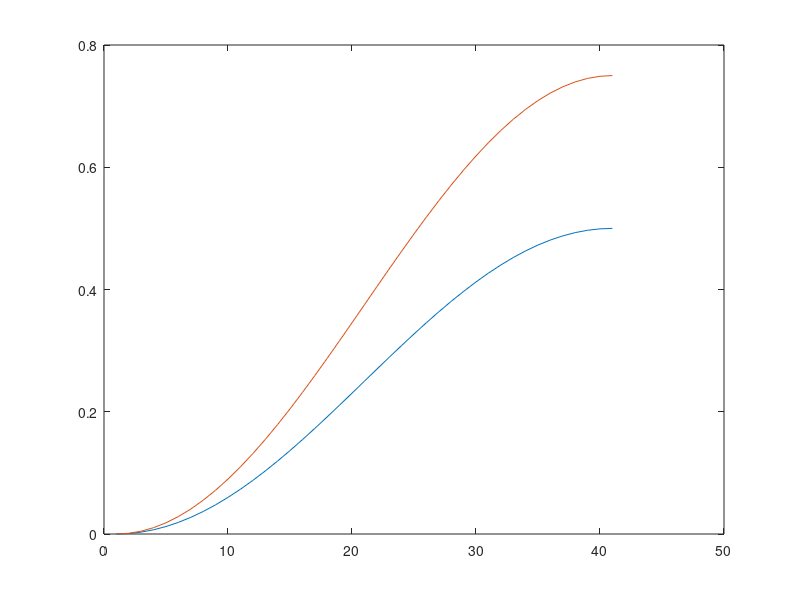
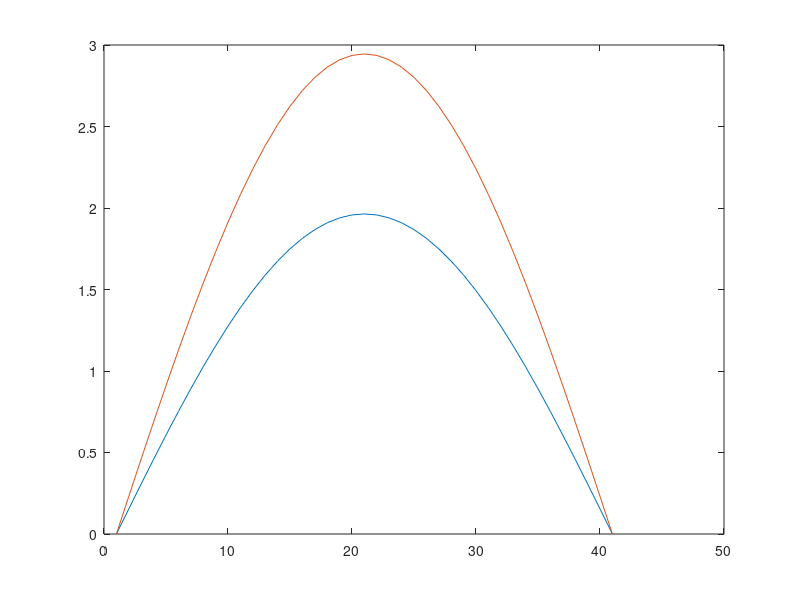
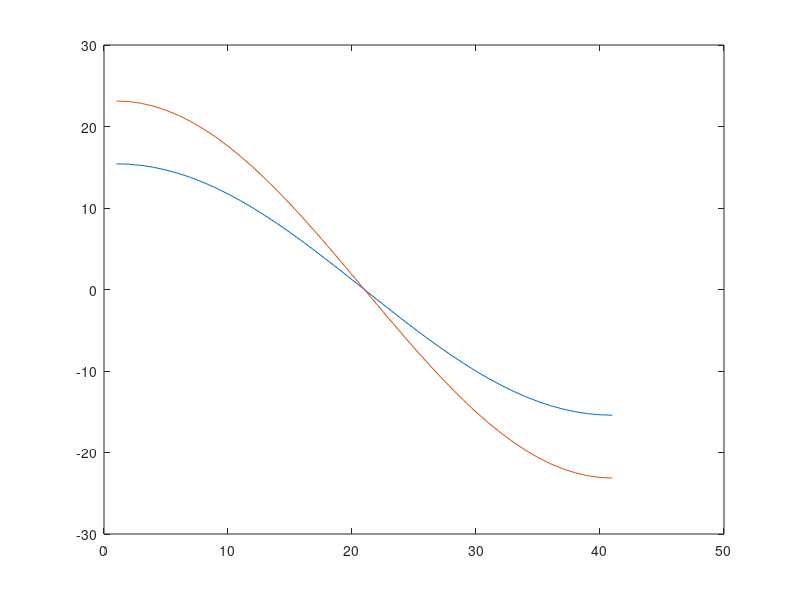

These charts were generated, in order, by the following MATLAB code:
close all

start = 0;
goal = 0.5;
goal1 = 0.75;

w = pi/0.4;

pos = [];
vel = [];
acc = [];

pos1 = [];
vel1 = [];
acc1 = [];

for t = 0:0.01:0.4
    pos = [pos;.5 * goal * (1 - cos(w * t)) + .5 * (1 + cos(w * t)) * start];
    vel = [vel;.5 * goal * w * (sin(w * t)) + .5 * w * (-sin(w * t)) * start];
    acc = [acc;.5 * goal * w * w * (cos(w * t)) + .5 * w * w * (-cos(w * t)) * start];

    pos1 = [pos1;.5 * goal1 * (1 - cos(w * t)) + .5 * (1 + cos(w * t)) * start];
    vel1 = [vel1;.5 * goal1 * w * (sin(w * t)) + .5 * w * (-sin(w * t)) * start];
    acc1 = [acc1;.5 * goal1 * w * w * (cos(w * t)) + .5 * w * w * (-cos(w * t)) * start];
end

figure
plot(pos);
hold on
plot(pos1);

figure
plot(vel);
hold on
plot(vel1);

figure
plot(acc);
hold on
plot(acc1);
